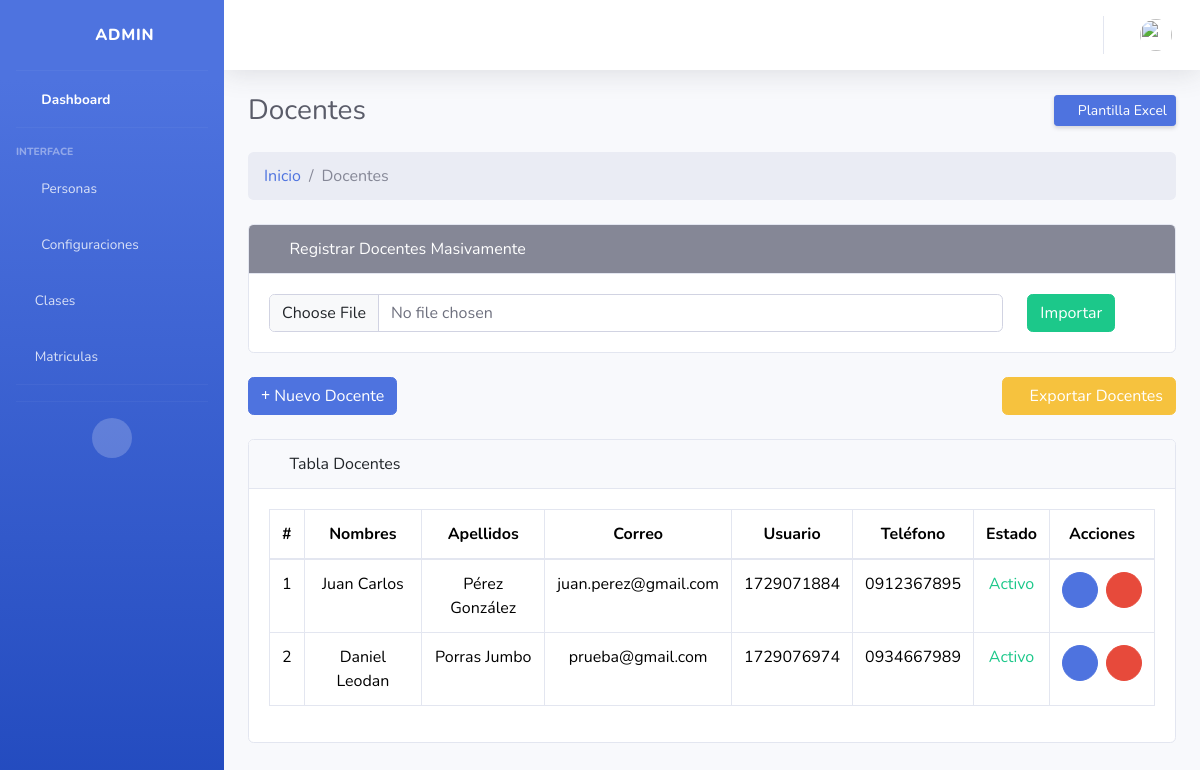
/docente/ (signed in), run on the app's committed database.
### Aplicaciones/core/models.py (models this page shows, shortened)
class Docentes(models.Model):
    doc_id = models.AutoField(primary_key=True)
    fk_id_persona = models.ForeignKey(Personas,verbose_name='Persona',on_delete=models.CASCADE)
    doc_cargo = models.CharField(max_length=100,default="Null",null=False,verbose_name="Cargo:")
    doc_fotografia = models.ImageField(upload_to='docentes/',default=None,verbose_name="Fotografía:")
    doc_estado = models.BooleanField(default=True,verbose_name='Estado:')

class Personas(models.Model):
    per_id = models.AutoField(primary_key=True)
    fk_id_usuario = models.ForeignKey(User,verbose_name='Usuario',on_delete=models.CASCADE)
    per_segundo_nombre = models.CharField(max_length=50,default="Null",null=False,verbose_name="Segundo nombre:")
    per_segundo_apellido = models.CharField(max_length=50,default="Null",null=False,verbose_name="Segundo apellido:")
    per_fecha_nacimiento = models.DateField(
        null=True,          # permite guardar NULL en la base de datos
        blank=True,         # permite dejarlo en blanco en formularios
        verbose_name="Fecha de nacimiento:"
    )
    per_cedula = models.CharField(max_length=15,default="Null",null=False,verbose_name="Cédula:")
    per_telefono = models.CharField(max_length=15,default="Null",null=True,verbose_name="Teléfono:")
    per_fecha_actualizacion = models.DateTimeField(auto_now=True,verbose_name='Actualizado el:')

### Aplicaciones/core/views/crud_docente_views.py (the view)
# urls.py: path('', loguin_views.index, name='loguin_index'),
@admin_required
def index(request):
    docentes = Docentes.objects.exclude(fk_id_persona__fk_id_usuario=request.user)
    return render(request, 'docente/index.html', {'docentes': docentes})

### Aplicaciones/core/context_processors.py (called while the page is built, shortened)
def foto_perfil_usuario(request):
    if request.user.is_authenticated:
        try:
            persona = Personas.objects.get(fk_id_usuario=request.user)
        except Personas.DoesNotExist:
            return {'foto_perfil': None}
    return {'foto_perfil': None}

### Aplicaciones/core/templates/docente/index.html (shortened to what this page needs)
{% extends 'plantillas/MasterAdmin.html' %}
{% load static %}
{% block css %}
<link href="{% static 'vendor/fontawesome-free/css/all.min.css' %}" rel="stylesheet" type="text/css">
{% endblock %}
{% block content %}
<div class="container-fluid ">
  <div class="d-sm-flex align-items-center justify-content-between mb-4">
    <h1 class="h3 mb-0 text-gray-800">Docentes</h1>
    <a href="{% url 'descargar_plantilla_docentes' %}" class="d-none d-sm-inline-block btn btn-sm btn-primary shadow-sm">
      <i class="fas fa-download"></i> Plantilla Excel
    </a>
  </div>
  <ol class="breadcrumb mb-4">
    <li class="breadcrumb-item"><a href="{% url 'core_admin' %}">Inicio</a></li>
    <li class="breadcrumb-item active">Docentes</li>
  </ol>
  <div class="card mb-4">
    <div class="row">
      <div class="col-md-12">
        <div class="card-header bg-secondary text-white">
          <i class="fas fa-file-upload me-1"></i> Registrar Docentes Masivamente
        </div>
        <div class="card-body">
          <form id="form-importar-excel">
            <div class="row">
              <div class="col-md-10">
                <input type="file" name="archivo" id="archivo" class="form-control" accept=".xlsx" required>
              </div>
              <div class="col-md-2">
                <button type="submit" class="btn btn-success">Importar</button>
              </div>
            </div>
          </form>
        </div>
      </div>
    </div>
  </div>
  <div class="row mb-4 d-flex justify-content-between">
    <div class="col-auto">
      <a href="{% url 'docente_create' %}" class="btn btn-primary"><i class="fas fa-plus"></i> Nuevo
        Docente
      </a>
    </div>
    <div class="col-auto">
      <a href="{% url 'exportar_docentes' %}" class="btn btn-warning">
        <i class="fas fa-download fa-sm text-white-50"></i> Exportar Docentes
      </a>
    </div>
  </div>
  <div class="card mb-4">
    <div class="card-header">
      <i class="fas fa-table me-1"></i>
      Tabla Docentes
    </div>
    <div class="card-body">
      <div class="table-responsive">
        <table class="table table-bordered text-center" id="tbl-docente" width="100%" cellspacing="0">
          <thead>
            <tr>
              <th style="width: 1%;">#</th>
              <th>Nombres</th>
              <th>Apellidos</th>
              <th>Correo</th>
              <th>Usuario</th>
              <th>Teléfono</th>
              <th>Estado</th>
              <th class="text-center">Acciones</th>
            </tr>
          </thead>
          <tbody>
            {% for docente in docentes %}
              <tr>
                <td>{{ forloop.counter }}</td>
                <td>{{docente.fk_id_persona.fk_id_usuario.first_name}} {{docente.fk_id_persona.per_segundo_nombre}}</td>
                <td>{{docente.fk_id_persona.fk_id_usuario.last_name}} {{docente.fk_id_persona.per_segundo_apellido}}</td>
                <td>{{docente.fk_id_persona.fk_id_usuario.email}}</td>
                <td>{{docente.fk_id_persona.fk_id_usuario.username}}</td>
                <td>{{docente.fk_id_persona.per_telefono}}</td>
                {% if docente.doc_estado %}
                  <td class="text-success">Activo</td>
                {% else %}
                  <td class="text-danger">Inactivo</td>
                {% endif %}
                <td class="text-center">
                  <div class="d-flex gap-2 justify-content-center">
                    <a href="{% url 'docente_edit' docente.doc_id %}" type="button" class="btn btn-sm btn-primary rounded-circle d-flex align-items-center justify-content-center" style="width: 36px; height: 36px;">
                      <span><i class="fas fa-pen"></i></span>
                    </a>
                    <a class="btn btn-sm btn-danger rounded-circle d-flex align-items-center justify-content-center" style="width: 36px; height: 36px;" data-bs-toggle="modal"
                      data-bs-target="#eliminarModal{{docente.doc_id}}"><i class="fas fa-trash"></i>
                  </a>
                  </div>
                </td>
              </tr>
            {% empty %}
              <tr>
                <td colspan="8">No hay docentes registrados</td>
              </tr>
            {% endfor %}
          </tbody>
        </table>
      </div>
    </div>
  </div>
</div>
{% endblock %}

### data on the page
Docentes: fk_id_persona.fk_id_usuario.first_name "Juan", fk_id_persona.per_segundo_nombre "Carlos", fk_id_persona.fk_id_usuario.last_name "Pérez", fk_id_persona.per_segundo_apellido "González", fk_id_persona.fk_id_usuario.email "juan.perez@gmail.com", fk_id_persona.fk_id_usuario.username "1729071884", fk_id_persona.per_telefono "0912367895", doc_estado "Activo"
Docentes: fk_id_persona.fk_id_usuario.first_name "Daniel", fk_id_persona.per_segundo_nombre "Leodan", fk_id_persona.fk_id_usuario.last_name "Porras", fk_id_persona.per_segundo_apellido "Jumbo", fk_id_persona.fk_id_usuario.email "prueba@gmail.com", fk_id_persona.fk_id_usuario.username "1729076974", fk_id_persona.per_telefono "0934667989", doc_estado "Activo"
